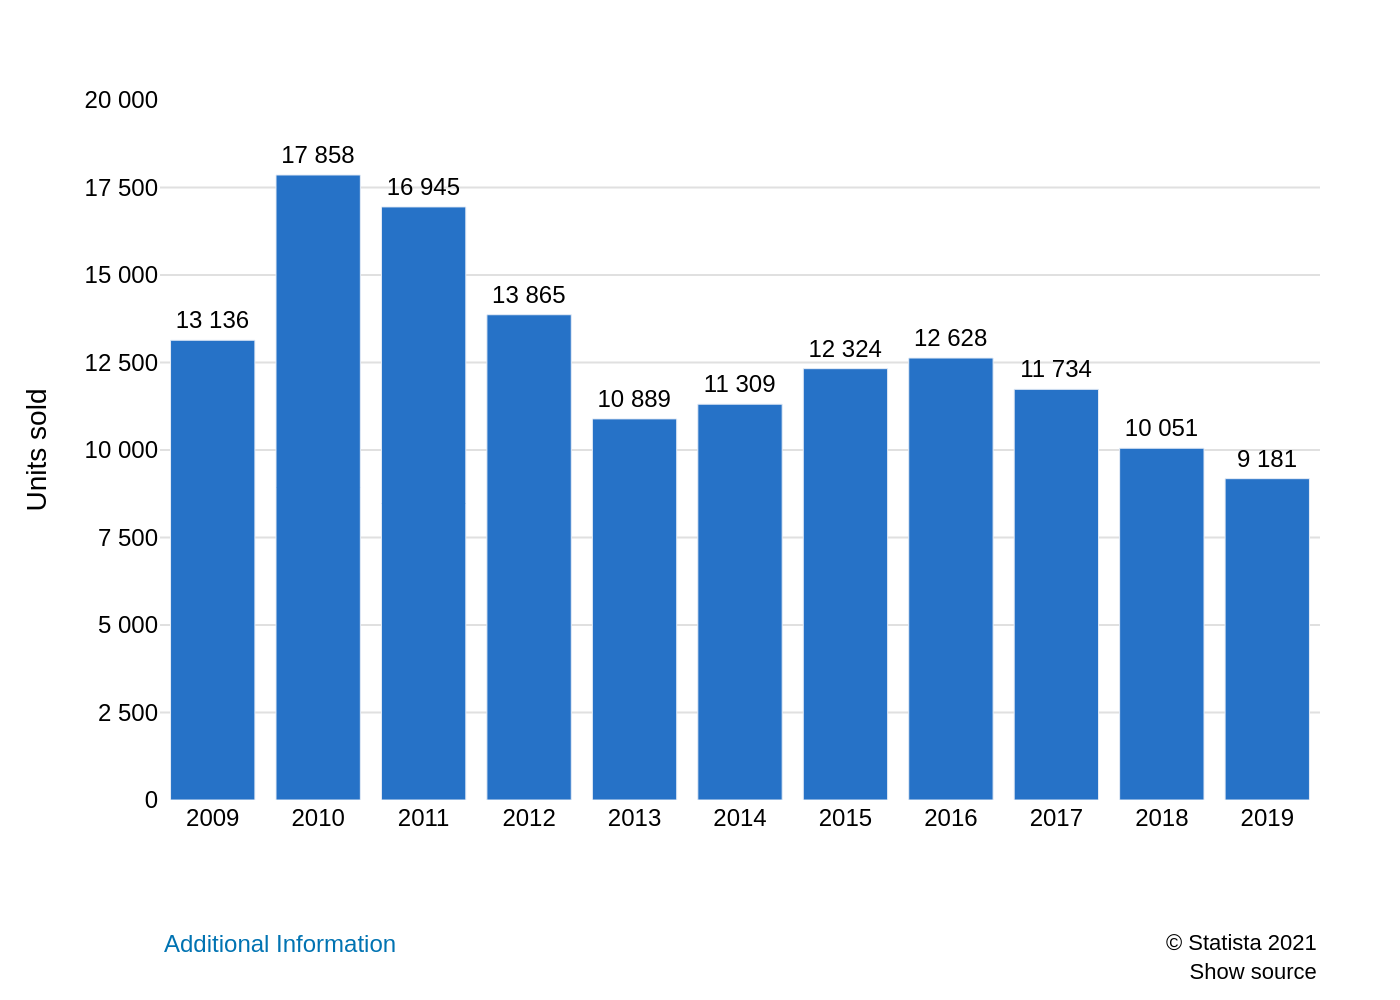

The Python source for this figure:
import sys
import json
import plotly.graph_objects as go

# Read data from JSON file specified in command-line argument
with open(sys.argv[1], 'r', encoding='utf-8') as f:
    chart_info = json.load(f)

# Extract data for plotting
data_series = chart_info['chart_data'][0]
texts = chart_info['texts']
colors = chart_info['colors']

# Create the figure object
fig = go.Figure()

# Add the bar trace
fig.add_trace(go.Bar(
    x=data_series['x'],
    y=data_series['y'],
    marker_color=colors[0],
    text=[f'{val:,}'.replace(',', ' ') for val in data_series['y']],
    textposition='outside',
    textfont=dict(
        family="Arial",
        size=12,
        color='black'
    ),
    hoverinfo='none',
    cliponaxis=False
))

# Configure y-axis ticks with space as thousand separator
y_tick_vals = list(range(0, 20001, 2500))
y_tick_text = [f'{v:,}'.replace(',', ' ') for v in y_tick_vals]

# Update layout for a clean, professional look
fig.update_layout(
    font=dict(
        family="Arial",
        size=12,
        color="black"
    ),
    plot_bgcolor='white',
    paper_bgcolor='white',
    xaxis=dict(
        title_text=texts['x_axis_title'] if texts['x_axis_title'] else '',
        showgrid=False,
        showline=False,
        tickmode='array',
        tickvals=data_series['x'],
        ticktext=[str(year) for year in data_series['x']]
    ),
    yaxis=dict(
        title_text=texts['y_axis_title'],
        showgrid=True,
        gridcolor='#E0E0E0',
        range=[0, 20000],
        tickvals=y_tick_vals,
        ticktext=y_tick_text,
        showline=False,
        zeroline=False
    ),
    showlegend=False,
    margin=dict(l=80, r=40, t=50, b=100),
    annotations=[
        dict(
            text=texts['additional_info'],
            align='left',
            showarrow=False,
            xref='paper',
            yref='paper',
            x=0,
            y=-0.18,
            xanchor='left',
            yanchor='top',
            font=dict(color="#0073B2")
        ),
        dict(
            text=texts['source'],
            align='right',
            showarrow=False,
            xref='paper',
            yref='paper',
            x=1,
            y=-0.18,
            xanchor='right',
            yanchor='top',
            font=dict(size=11)
        )
    ]
)

# Determine output filename from input JSON path
base_filename = sys.argv[1]
if '/' in base_filename:
    base_filename = base_filename.split('/')[-1]
if '.' in base_filename:
    base_filename = base_filename.rsplit('.', 1)[0]
output_filename = f"{base_filename}.png"

# Save the figure as a high-resolution PNG image
fig.write_image(output_filename, scale=2)

print(f"Chart saved to {output_filename}")
